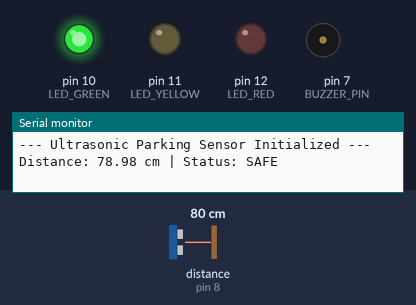
A sketch run on a simulated Arduino Uno, built with avr-gcc and run on an emulated ATmega328P. On the bench: output pins drawn as LEDs (lit = HIGH), buzzer (waves = sounding), the last lines printed to the serial monitor. Wiring (inferred from the names in the program): ultrasonic range finder: trigger pin 9; echo pin 8. Dashed ring = blinking. The test bench sets the inputs (shaded band); at power-on: distance to the obstacle (sensor on pin 8) 80 cm. The echo pulse lasts 58.3 µs per cm; pins used as bus, display or sensor lines are not drawn.

Above: at 1.2 s.
1.3 s: distance to the obstacle (sensor on pin 8) set to 56 cm
2.8 s: distance to the obstacle (sensor on pin 8) set to 46 cm
At 3.05 s:
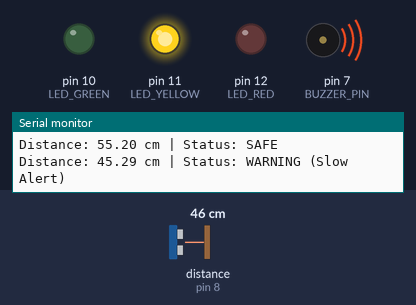
5.8 s: distance to the obstacle (sensor on pin 8) set to 22 cm
8.8 s: distance to the obstacle (sensor on pin 8) set to 18 cm
At 8.9 s:
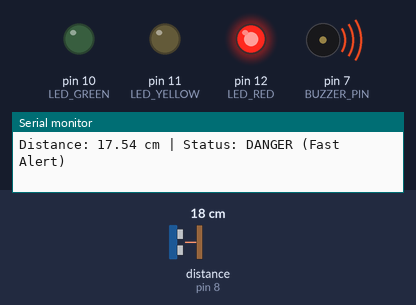
11.8 s: distance to the obstacle (sensor on pin 8) set to 12 cm
14.8 s: distance to the obstacle (sensor on pin 8) set to 9 cm
At 15.05 s:
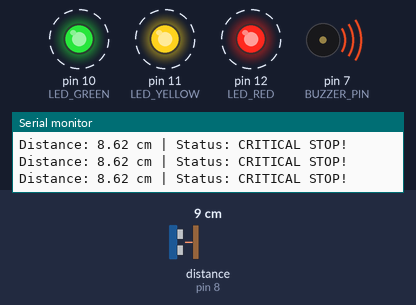
Timing chart, 0 to 18.8 s (numbered marks = the images above; inputs shaded):
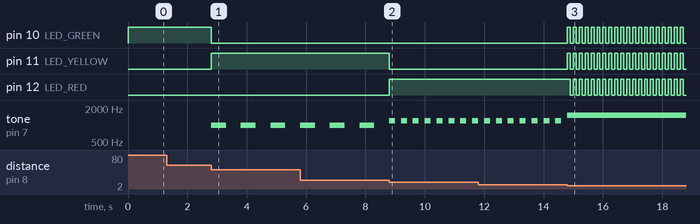

Measured:
- the behaviour switches between 51 and 50 cm on distance to the obstacle (sensor on pin 8) (found by bisection; images 0 and 1)
- the behaviour switches between 21 and 20 cm on distance to the obstacle (sensor on pin 8) (found by bisection; images 1 and 2)
- the behaviour switches between 11 and 10 cm on distance to the obstacle (sensor on pin 8) (found by bisection; images 2 and 3)
- after the input at 2.8 s, pin 10 (LED_GREEN): HIGH → LOW at once; pin 11 (LED_YELLOW): LOW → HIGH at once; tone on pin 7 (BUZZER_PIN): alternates 1000 Hz for 0.50 s and silent for 0.50 s, starting at once
- after the input at 8.8 s, pin 11 (LED_YELLOW): HIGH → LOW at once; pin 12 (LED_RED): LOW → HIGH at once; tone on pin 7 (BUZZER_PIN): alternates 1200 Hz for 0.20 s and silent for 0.20 s, starting at once
- after the input at 14.8 s, pin 10 (LED_GREEN), pin 11 (LED_YELLOW): alternates HIGH for 0.10 s and LOW for 0.10 s, starting at once; pin 12 (LED_RED): alternates HIGH for 0.10 s and LOW for 0.10 s, starting after 0.10 s

The sketch:

parking_sensor.ino
```cpp
/**
 * @file parking_sensor.ino
 * @author Vraj Ramavat
 * @brief Non-blocking ultrasonic parking alert system with adaptive LED/Buzzer indicators.
 * Submitted for Q22.
 */

// Pin definitions
const int TRIG_PIN = 9;
const int ECHO_PIN = 8;
const int LED_RED = 12;
const int LED_YELLOW = 11;
const int LED_GREEN = 10;
const int BUZZER_PIN = 7;

// Variables for non-blocking timing
unsigned long lastMeasureTime = 0;
const unsigned long MEASURE_INTERVAL = 100; // Measure distance every 100ms

unsigned long lastBuzzerToggle = 0;
bool buzzerState = LOW;

unsigned long lastFlashToggle = 0;
bool flashState = LOW;

void setup() {
  pinMode(TRIG_PIN, OUTPUT);
  pinMode(ECHO_PIN, INPUT);

  pinMode(LED_RED, OUTPUT);
  pinMode(LED_YELLOW, OUTPUT);
  pinMode(LED_GREEN, OUTPUT);
  pinMode(BUZZER_PIN, OUTPUT);

  Serial.begin(9600);
  Serial.println("--- Ultrasonic Parking Sensor Initialized ---");
}

void loop() {
  unsigned long currentMillis = millis();
  static float distanceCm = 100.0;

  // 1. Non-blocking sensor measurement trigger
  if (currentMillis - lastMeasureTime >= MEASURE_INTERVAL) {
    lastMeasureTime = currentMillis;

    // Send trigger pulse
    digitalWrite(TRIG_PIN, LOW);
    delayMicroseconds(2);
    digitalWrite(TRIG_PIN, HIGH);
    delayMicroseconds(10);
    digitalWrite(TRIG_PIN, LOW);

    // Read response pulse duration
    // pulseIn is configured with 20000us timeout (approx 340cm range max) to limit blocking
    long duration = pulseIn(ECHO_PIN, HIGH, 20000);

    if (duration > 0) {
      // Calculate distance in cm
      distanceCm = (duration * 0.034) / 2.0;
    } else {
      // Out of range or timeout
      distanceCm = 999.0;
    }
  }

  // 2. Alert logic based on distance
  if (distanceCm > 50.0) {
    // SAFE State
    digitalWrite(LED_GREEN, HIGH);
    digitalWrite(LED_YELLOW, LOW);
    digitalWrite(LED_RED, LOW);
    noTone(BUZZER_PIN);

    // Throttle printing SAFE to avoid spamming Serial
    static unsigned long lastSafePrint = 0;
    if (currentMillis - lastSafePrint >= 1000) {
      Serial.print("Distance: ");
      Serial.print(distanceCm);
      Serial.println(" cm | Status: SAFE");
      lastSafePrint = currentMillis;
    }
  }
  else if (distanceCm >= 20.0 && distanceCm <= 50.0) {
    // Warning State: Yellow LED ON, buzzer beeps every 500ms
    digitalWrite(LED_GREEN, LOW);
    digitalWrite(LED_YELLOW, HIGH);
    digitalWrite(LED_RED, LOW);

    if (currentMillis - lastBuzzerToggle >= 500) {
      lastBuzzerToggle = currentMillis;
      buzzerState = !buzzerState;
      if (buzzerState) {
        tone(BUZZER_PIN, 1000); // 1kHz tone
      } else {
        noTone(BUZZER_PIN);
      }
    }

    static unsigned long lastWarningPrint = 0;
    if (currentMillis - lastWarningPrint >= 500) {
      Serial.print("Distance: ");
      Serial.print(distanceCm);
      Serial.println(" cm | Status: WARNING (Slow Alert)");
      lastWarningPrint = currentMillis;
    }
  }
  else if (distanceCm >= 10.0 && distanceCm < 20.0) {
    // Danger State: Red LED ON, buzzer beeps every 200ms
    digitalWrite(LED_GREEN, LOW);
    digitalWrite(LED_YELLOW, LOW);
    digitalWrite(LED_RED, HIGH);

    if (currentMillis - lastBuzzerToggle >= 200) {
      lastBuzzerToggle = currentMillis;
      buzzerState = !buzzerState;
      if (buzzerState) {
        tone(BUZZER_PIN, 1200); // 1.2kHz tone
      } else {
        noTone(BUZZER_PIN);
      }
    }

    static unsigned long lastDangerPrint = 0;
    if (currentMillis - lastDangerPrint >= 200) {
      Serial.print("Distance: ");
      Serial.print(distanceCm);
      Serial.println(" cm | Status: DANGER (Fast Alert)");
      lastDangerPrint = currentMillis;
    }
  }
  else {
    // Critical State: All LEDs flash rapidly, buzzer continuous ON
    tone(BUZZER_PIN, 1500); // Continuous 1.5kHz alarm

    if (currentMillis - lastFlashToggle >= 100) {
      lastFlashToggle = currentMillis;
      flashState = !flashState;
      digitalWrite(LED_GREEN, flashState);
      digitalWrite(LED_YELLOW, flashState);
      digitalWrite(LED_RED, flashState);
    }

    static unsigned long lastCriticalPrint = 0;
    if (currentMillis - lastCriticalPrint >= 100) {
      Serial.print("Distance: ");
      Serial.print(distanceCm);
      Serial.println(" cm | Status: CRITICAL STOP!");
      lastCriticalPrint = currentMillis;
    }
  }
}
```
